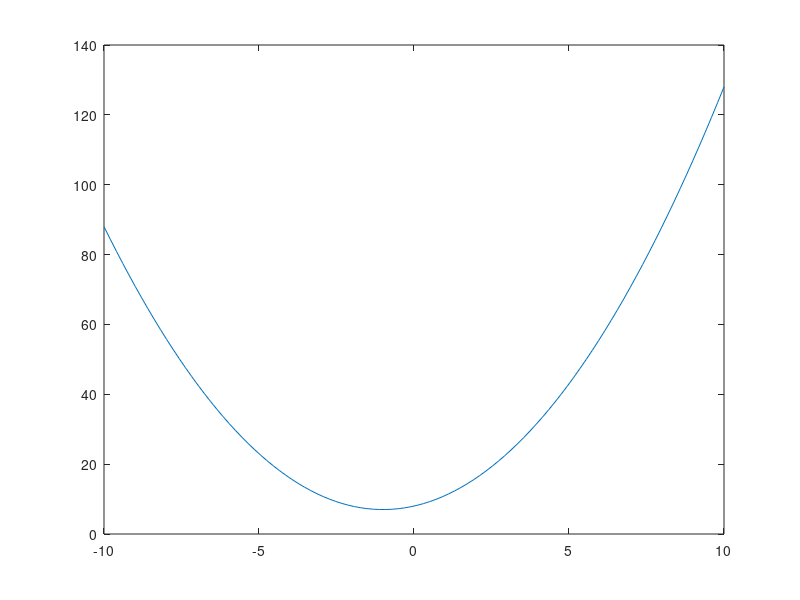
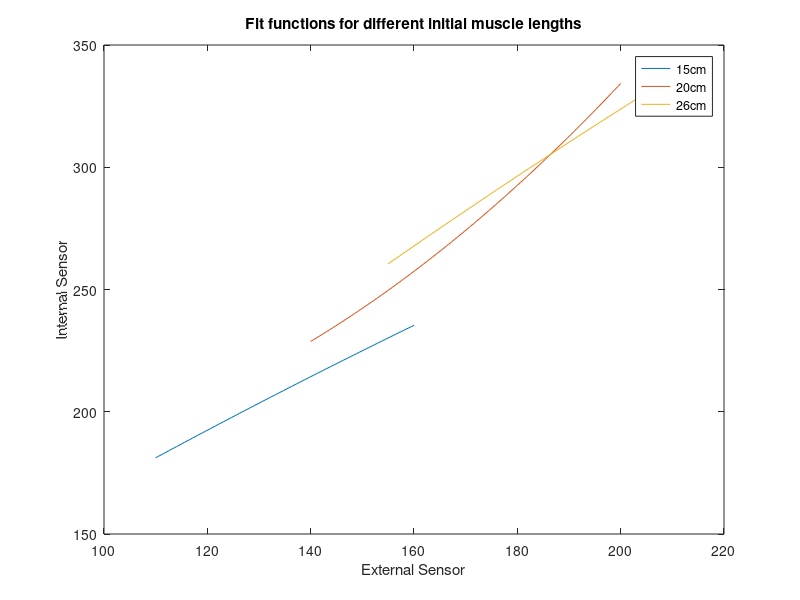

MATLAB code to generate these figures, in order:
% this program analyzes the fit function and explore different ways to do
% self calibration 

clc
clear
close all

%% given the prime 2nd order polynomial calibration function with the
% following coefficients
init_coff = [1, 2, 8];
% plot the prime calibration equation
prime_x = linspace(-10, 10, 100);
prime_y = init_coff(1)*prime_x.^2+init_coff(2)*prime_x+init_coff(3);
figure
plot(prime_x, prime_y)

% calculate h1, k1 from the prime function
h1 = -init_coff(2)/(2*init_coff(1));
k1 = init_coff(3)-init_coff(1)*h1^2;

%% test the calibration functions from 
A1 = [-1.09692296e-3, 1.37987122, 42.6527258];
A2 = [8.10760207e-3, -9.98528132e-1, 2.0965191e2];
A3 = [-1.39475417e-3, 1.9017045, -7.59346726e-1];

X1 = linspace(110, 160, 100);
X2 = linspace(140, 200, 100);
X3 = linspace(155, 210, 100);

Y1 = A1(1)*X1.^2+A1(2)*X1+A1(3);
Y2 = A2(1)*X2.^2+A2(2)*X2+A2(3);
Y3 = A3(1)*X3.^2+A3(2)*X3+A3(3);

figure
plot(X1, Y1)
hold on
plot(X2, Y2)
plot(X3, Y3)
ylabel('Internal Sensor')
xlabel('External Sensor')
title('Fit functions for different initial muscle lengths')
legend('15cm', '20cm', '26cm')